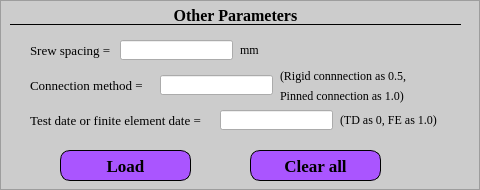
   <widget class="QFrame" name="frame_6">
    <property name="geometry">
     <rect>
      <x>470</x>
      <y>50</y>
      <width>480</width>
      <height>190</height>
     </rect>
    </property>
    <property name="styleSheet">
     <string notr="true">QFrame {
background-color: rgb(204, 204, 204);
}
</string>
    </property>
    <property name="frameShape">
     <enum>QFrame::StyledPanel</enum>
    </property>
    <property name="frameShadow">
     <enum>QFrame::Raised</enum>
    </property>
    <widget class="QLabel" name="label_19">
     <property name="geometry">
      <rect>
       <x>10</x>
       <y>5</y>
       <width>451</width>
       <height>20</height>
      </rect>
     </property>
     <property name="font">
      <font>
       <family>Times New Roman</family>
       <pointsize>12</pointsize>
       <weight>75</weight>
       <bold>true</bold>
      </font>
     </property>
     <property name="styleSheet">
      <string notr="true">QLabel {
    border-bottom: 1px solid #000000;  /* 添加黑色底部边框 */
}</string>
     </property>
     <property name="text">
      <string>Other Parameters</string>
     </property>
     <property name="alignment">
      <set>Qt::AlignCenter</set>
     </property>
    </widget>
    <widget class="QLabel" name="label_20">
     <property name="geometry">
      <rect>
       <x>30</x>
       <y>40</y>
       <width>191</width>
       <height>20</height>
      </rect>
     </property>
     <property name="font">
      <font>
       <family>Times New Roman</family>
       <pointsize>10</pointsize>
      </font>
     </property>
     <property name="text">
      <string>Srew spacing =</string>
     </property>
    </widget>
    <widget class="QLabel" name="label_21">
     <property name="geometry">
      <rect>
       <x>30</x>
       <y>75</y>
       <width>191</width>
       <height>20</height>
      </rect>
     </property>
     <property name="font">
      <font>
       <family>Times New Roman</family>
       <pointsize>10</pointsize>
      </font>
     </property>
     <property name="text">
      <string>Connection method =</string>
     </property>
    </widget>
    <widget class="QLabel" name="label_22">
     <property name="geometry">
      <rect>
       <x>30</x>
       <y>110</y>
       <width>191</width>
       <height>20</height>
      </rect>
     </property>
     <property name="font">
      <font>
       <family>Times New Roman</family>
       <pointsize>10</pointsize>
      </font>
     </property>
     <property name="text">
      <string>Test date or finite element date = </string>
     </property>
    </widget>
    <widget class="QLineEdit" name="lineEdit10">
     <property name="geometry">
      <rect>
       <x>120</x>
       <y>40</y>
       <width>113</width>
       <height>20</height>
      </rect>
     </property>
    </widget>
    <widget class="QLineEdit" name="lineEdit09">
     <property name="geometry">
      <rect>
       <x>160</x>
       <y>75</y>
       <width>113</width>
       <height>20</height>
      </rect>
     </property>
    </widget>
    <widget class="QLineEdit" name="lineEdit12">
     <property name="geometry">
      <rect>
       <x>220</x>
       <y>110</y>
       <width>113</width>
       <height>20</height>
      </rect>
     </property>
    </widget>
    <widget class="QPushButton" name="pushButton01">
     <property name="geometry">
      <rect>
       <x>60</x>
       <y>150</y>
       <width>131</width>
       <height>31</height>
      </rect>
     </property>
     <property name="font">
      <font>
       <family>Times New Roman</family>
       <pointsize>13</pointsize>
       <weight>75</weight>
       <italic>false</italic>
       <bold>true</bold>
      </font>
     </property>
     <property name="autoFillBackground">
      <bool>false</bool>
     </property>
     <property name="styleSheet">
      <string notr="true">QPushButton {
    border: 1px solid black;  /* 先定义一个黑色边框 */
    border-radius: 10px;      /* 设置10像素的圆角，形成圆角矩形 */
    padding: 5px;             /* 让文字离边框远一点，更好看 */
	background-color:rgb(170, 85, 255);
}
</string>
     </property>
     <property name="text">
      <string>Load</string>
     </property>
    </widget>
    <widget class="QPushButton" name="pushButton02">
     <property name="geometry">
      <rect>
       <x>250</x>
       <y>150</y>
       <width>131</width>
       <height>31</height>
      </rect>
     </property>
     <property name="font">
      <font>
       <family>Times New Roman</family>
       <pointsize>13</pointsize>
       <weight>75</weight>
       <italic>false</italic>
       <bold>true</bold>
      </font>
     </property>
     <property name="styleSheet">
      <string notr="true">QPushButton {
    border: 1px solid black;  /* 先定义一个黑色边框 */
    border-radius: 10px;      /* 设置10像素的圆角，形成圆角矩形 */
    padding: 5px;             /* 让文字离边框远一点，更好看 */
	background-color:rgb(170, 85, 255);
}
</string>
     </property>
     <property name="text">
      <string>Clear all</string>
     </property>
    </widget>
    <widget class="QLabel" name="label_46">
     <property name="geometry">
      <rect>
       <x>240</x>
       <y>40</y>
       <width>91</width>
       <height>20</height>
      </rect>
     </property>
     <property name="font">
      <font>
       <family>Times New Roman</family>
      </font>
     </property>
     <property name="text">
      <string>mm</string>
     </property>
    </widget>
    <widget class="QLabel" name="label_52">
     <property name="geometry">
      <rect>
       <x>280</x>
       <y>65</y>
       <width>171</width>
       <height>21</height>
      </rect>
     </property>
     <property name="font">
      <font>
       <family>Times New Roman</family>
      </font>
     </property>
     <property name="text">
      <string>(Rigid connnection as 0.5,</string>
     </property>
    </widget>
    <widget class="QLabel" name="label_53">
     <property name="geometry">
      <rect>
       <x>340</x>
       <y>110</y>
       <width>121</width>
       <height>20</height>
      </rect>
     </property>
     <property name="font">
      <font>
       <family>Times New Roman</family>
      </font>
     </property>
     <property name="text">
      <string>(TD as 0, FE as 1.0)</string>
     </property>
    </widget>
    <widget class="QLabel" name="label_54">
     <property name="geometry">
      <rect>
       <x>280</x>
       <y>85</y>
       <width>171</width>
       <height>21</height>
      </rect>
     </property>
     <property name="font">
      <font>
       <family>Times New Roman</family>
      </font>
     </property>
     <property name="text">
      <string>Pinned connection as 1.0)</string>
     </property>
    </widget>
   </widget>
